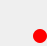
<?xml version="1.0" encoding="UTF-8"?>
<ui version="4.0">
 <class>HeaderPic</class>
 <widget class="QWidget" name="HeaderPic">
  <property name="geometry">
   <rect>
    <x>0</x>
    <y>0</y>
    <width>47</width>
    <height>46</height>
   </rect>
  </property>
  <property name="minimumSize">
   <size>
    <width>20</width>
    <height>20</height>
   </size>
  </property>
  <property name="windowTitle">
   <string>Form</string>
  </property>
  <layout class="QVBoxLayout" name="verticalLayout">
   <property name="spacing">
    <number>0</number>
   </property>
   <property name="leftMargin">
    <number>0</number>
   </property>
   <property name="topMargin">
    <number>0</number>
   </property>
   <property name="rightMargin">
    <number>0</number>
   </property>
   <property name="bottomMargin">
    <number>0</number>
   </property>
   <item>
    <spacer name="verticalSpacer">
     <property name="orientation">
      <enum>Qt::Vertical</enum>
     </property>
     <property name="sizeHint" stdset="0">
      <size>
       <width>20</width>
       <height>21</height>
      </size>
     </property>
    </spacer>
   </item>
   <item>
    <layout class="QHBoxLayout" name="horizontalLayout">
     <item>
      <spacer name="horizontalSpacer">
       <property name="orientation">
        <enum>Qt::Horizontal</enum>
       </property>
       <property name="sizeHint" stdset="0">
        <size>
         <width>40</width>
         <height>20</height>
        </size>
       </property>
      </spacer>
     </item>
     <item>
      <widget class="QPushButton" name="pushButton_status">
       <property name="minimumSize">
        <size>
         <width>14</width>
         <height>14</height>
        </size>
       </property>
       <property name="maximumSize">
        <size>
         <width>14</width>
         <height>14</height>
        </size>
       </property>
       <property name="styleSheet">
        <string notr="true">#pushButton_status
{
border: none;
border-radius: 7px;
background-color: rgb(255, 0, 0);
}</string>
       </property>
       <property name="text">
        <string/>
       </property>
      </widget>
     </item>
    </layout>
   </item>
  </layout>
 </widget>
 <resources/>
 <connections/>
</ui>
